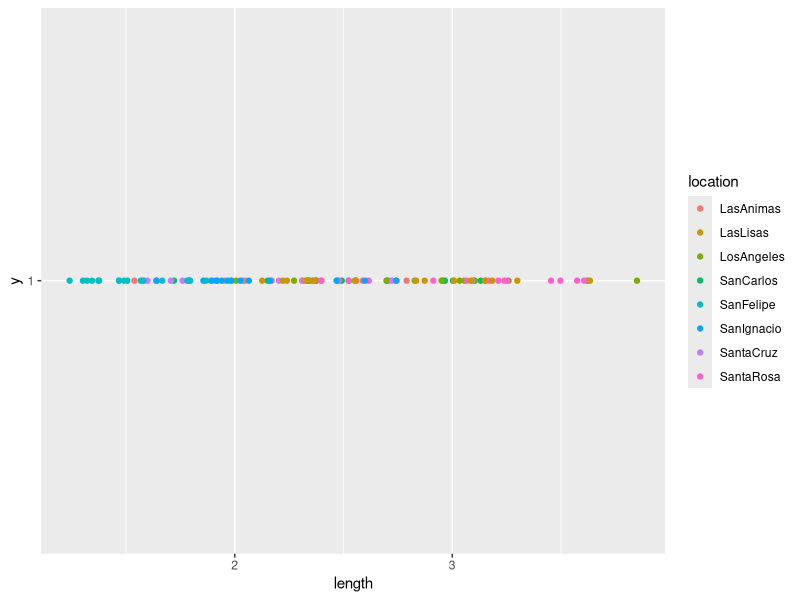
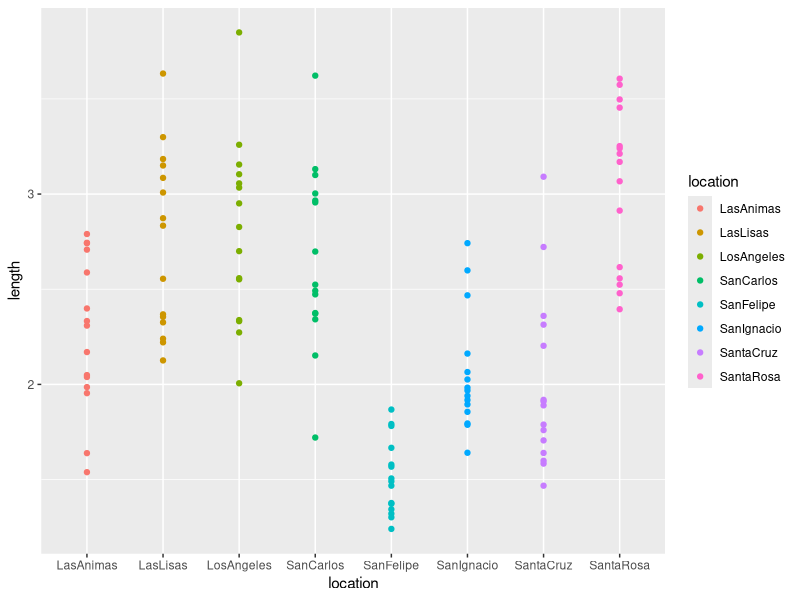
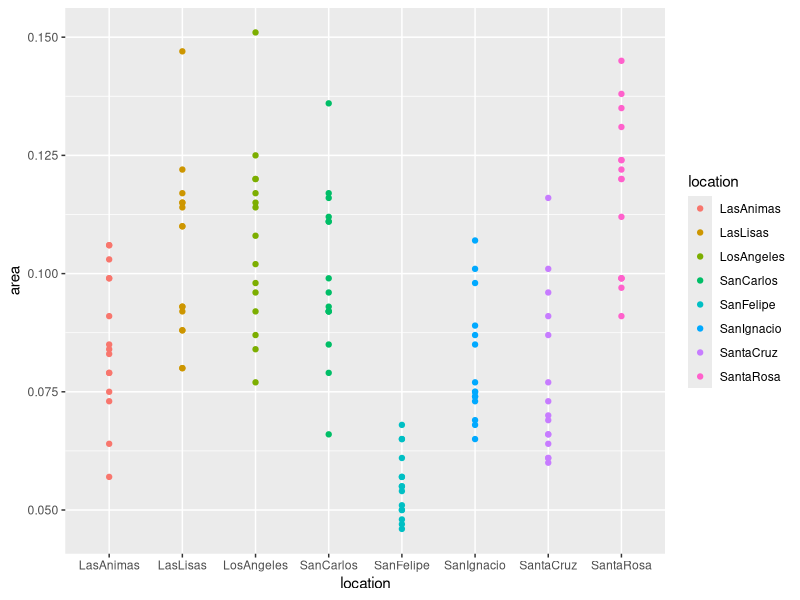
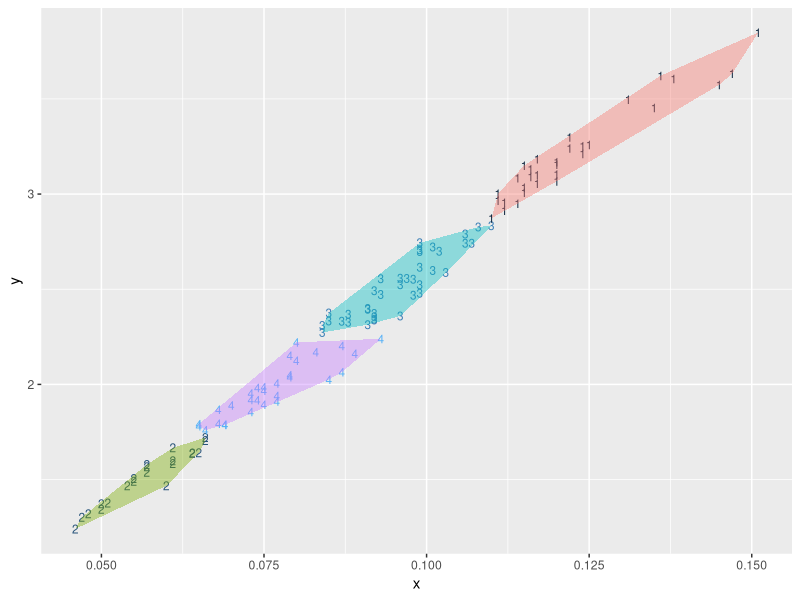
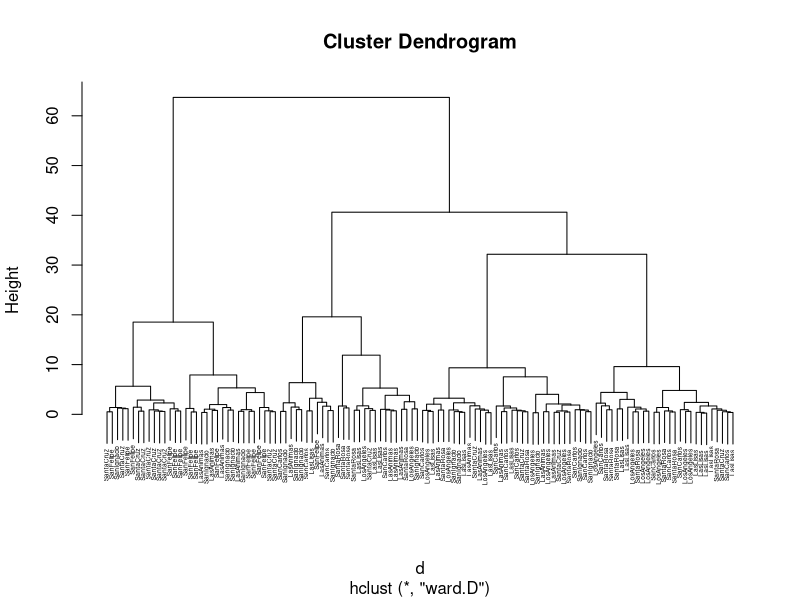

Write the R code that produced these figures, in order.
#load R packages
library(vegan)
library(ape)
library(ggplot2)
library(grDevices)


#set working directory
setwd("~/Documents/suaeda-morphometrics")
#setwd("~/CCBER/Suaeda/suaeda-morphometrics")

#read data into program
dat <- read.csv("leaf_shape.csv",stringsAsFactors=TRUE, header=TRUE)

help("read.csv")

#explore data
head(dat)
summary(dat)

###############simple plot based on one variable and location##################
ggplot(dat, aes(length,"1", color = location)) + geom_point()
ggplot(dat, aes(location,length, color = location)) + geom_point()
ggplot(dat, aes(location, area, color = location)) + geom_point()

###########clustering########################
#clustering ### the good test data
set.seed(32297)
d <- data.frame(x=runif(100),y=runif(100))

#clustering ### the real data
x <- dat$area
y <- dat$length
d <- data.frame(x,y)
head(d)

#####k-means#####################################
clus <- kmeans(d, centers=4)
d$cluster <- clus$cluster

help(kmeans)

#plot
h <- do.call(rbind,
             lapply(unique(clus$cluster), 
                    function(c) { f <- subset(d,cluster==c); f[chull(f),]}))

ggplot() +
  geom_text(data=d,aes(label=cluster, x=x, y=y,
                       color=cluster), size=3) +
  geom_polygon(data=h,aes(x=x, y=y, group=cluster, fill=as.factor(cluster)),
               alpha=0.4,linetype=0) +
  theme(legend.position = "none")

############end k-means##########################
##############hierachical clustering###############
vars.to.use <- colnames(dat)[3:8]
pmatrix <- scale(dat[,vars.to.use])
pcenter <- attr(pmatrix, "scaled:center")
pscale <- attr(pmatrix, "scaled:scale")

d <- dist(pmatrix, method="euclidean")
pfit <- hclust(d, method="ward.D")
plot(pfit, labels=dat$location, horiz=TRUE, cex=0.4)

help(hclust)



#write.csv(test, "../test.txt")
#end here